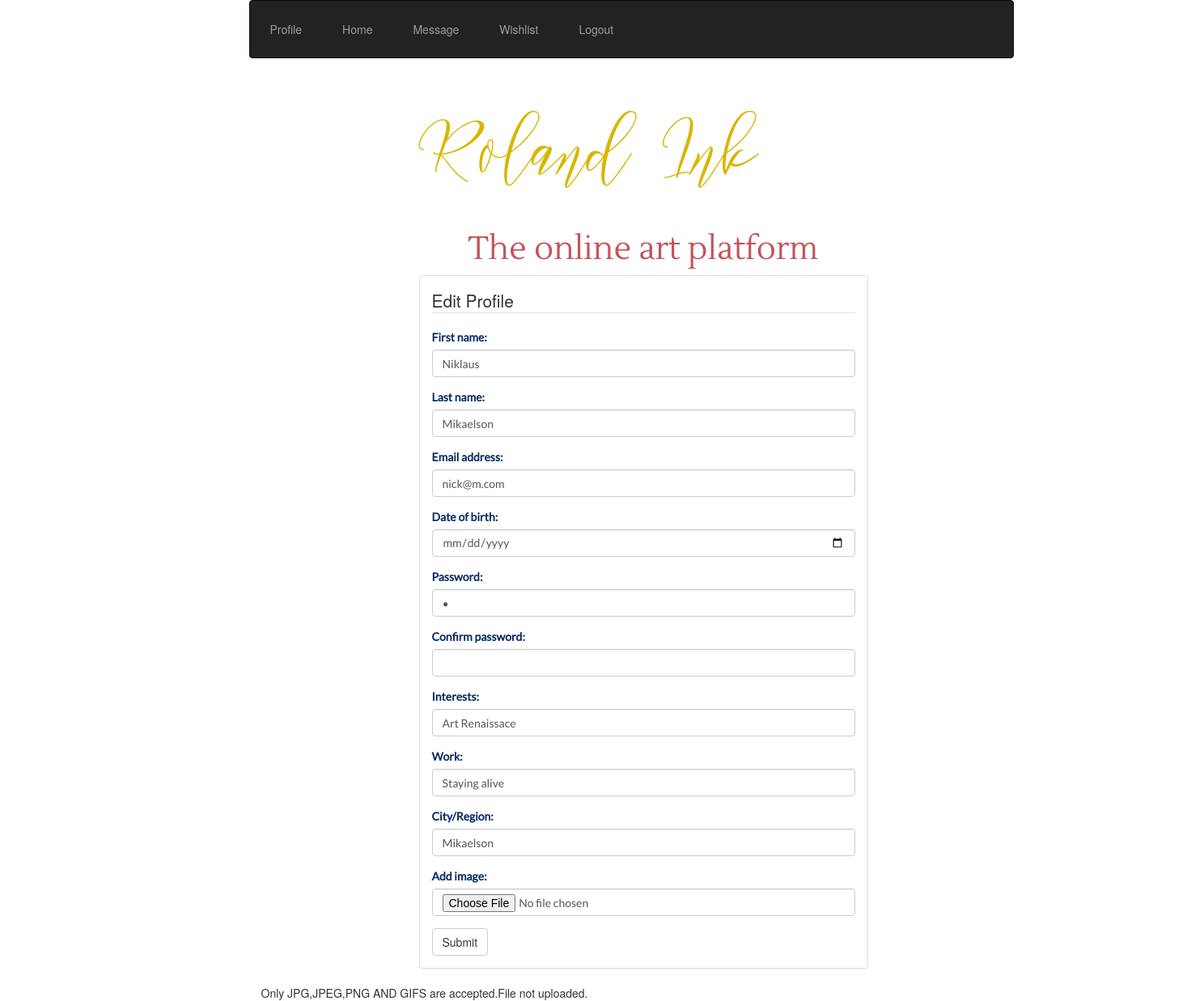
The app's page /admin/editP.php (signed in) with its own data.
### tables this page shows
CREATE TABLE `users` (
  `user_id` int(11) NOT NULL,
  `name` varchar(100) NOT NULL,
  `surname` varchar(100) NOT NULL,
  `password` varchar(100) NOT NULL,
  `birthday` date NOT NULL,
  `email` varchar(100) NOT NULL,
  `image` blob NOT NULL,
  `work` varchar(100) NOT NULL,
  `interests` text NOT NULL,
  `area` varchar(100) NOT NULL
);

### admin/editP.php (the view, shortened to what this page needs)
<?php
	include "conn.php";
?>
<!DOCTYPE html>
<html>
	<head>
		<link rel="stylesheet" type="text/css" href="bootstrap/css/bootstrap.css">
		<link rel="stylesheet" type="text/css" href="style.css">
	</head>
	<body id="home-bod">
		<div class="container">
		<div class="row">
			<div class="col-md-10 col-md-offset-3 col-xs-12">
			<nav class="navbar navbar-inverse">
			    <ul class="nav navbar-nav">
			     <li><a href="profile.php">Profile</a></li>
				<li><a href="home.php">Home</a></li>
				<li><a href="message.php">Message</a></li>
				<li><a href="wishlist.php">Wishlist</a></li>
				<li><a href="logout.php">Logout</a></li>
			    </ul>
			</nav>
			<div class="container" id="container-home">
			<div class="row">
				<div class="col-md-6 col-md-offset-2 col-xs-12">
					<div id="head">
						<h1> <a href="home.php"> Roland Ink</a> </h1>
					</div>
					<h2 id="h2"> The online art platform </h2>
					<div class="panel panel-default">
					<div class="panel-body">
						<form action="editP.php" method="post" enctype="multipart/form-data">
							<fieldset>
								<legend>
									Edit Profile
								</legend>
								<?php
								 $sql = "SELECT * FROM users WHERE name='".$_SESSION['u_name'] ."' ";
								 $result = mysqli_query($conn,$sql);
								 $row = mysqli_fetch_assoc($result);?>
								<div class="form-group">
								<label for="fname">First name:</label>
								<input type="text" class="form-control" name="fname" id="fname" value="<?php
								echo $row["name"];
								?>"/>
							</div>
							<div class="form-group">
								<label for="lname">Last name:</label>
								<input type="text" class="form-control" name="lname" id="lname" value="<?php
								 echo $row["surname"];
								  ?>"/>
							</div>
							<div class="form-group">
								<label for="email1">Email address:</label>
								<input type="email" class="form-control" name="email1" id="email1" value="<?php
								 echo $row["email"];
								  ?>"/>
							</div>
							<div class="form-group">
								<label for="date">Date of birth:</label>
								<input type="date" class="form-control" name="date" id="date" value="<?php
								 echo $row["birthday"];
								  ?>" />
							</div>
							<div class="form-group">
								<label for="pass1">Password:</label>
								<input type="password" class="form-control" name="pass1" id="pass1" value="<?php
								 echo $row["password"];
								  ?>"/>
							</div>
							<div class="form-group">
								<label for="pass2">Confirm password:</label>
								<input type="password" class="form-control" name="pass2" id="pass2" value=""/>
							</div>
							<div class="form-group">
									<label for="item">Interests:</label>
									<input type="text" class="form-control" name="interests" id="interests" value="<?php
								 echo $row["interests"];
								  ?>"/>
								</div>
								<div class="form-group">
									<label for="description">Work:</label>
									<input type="text" class="form-control" name="work" id="work" value="<?php
								 echo $row["work"];
								  ?>"/>
								</div>
								<div class="form-group">
									<label for="price">City/Region:</label>
									<input type="text" class="form-control" name="area" id="area" value="<?php
								 echo $row["surname"];
								  ?>"/>
								</div>
								<div class="form-group">
									<label for="image">Add image:</label>
									<input type="file" class="form-control" name="image" id="image" value="<?php
								 echo $row["image"];
								  ?>"/>
								</div>
								<input type="submit" name="submit" value="Submit" class="btn btn-default"  />
							</fieldset>
						</form>
					</div>
					</div>
				</div>
			</div>
			<?php
			$target_dir="uploads/";
			$target_file = $target_dir . basename($_FILES["image"]["name"]);
			$uploadOk=1;
			$imageFileType = pathinfo($target_file,PATHINFO_EXTENSION);
			if($imageFileType !="jpg"
			&& $imageFileType != "png"
			&& $imageFileType != "jpeg"
			&& $imageFileType !="gif")
			{
				echo " Only JPG,JPEG,PNG AND GIFS  are accepted.";
				$uploadOk=0;
			}
			if($uploadOk==0)
			{
				echo "File not uploaded.";
			}
		?>
		</div>
	</div>
	</div>
	</div>
	</body>
	</html>

### style.css (style rules this page uses)
h1 { font-family: 'Frutilla Script', serif; font-size: 140px; color: #24385d; text-align: left; }
#head a { text-decoration: none; color: #d7b600; }
h2 { font-family: 'Lato-Regular', serif; font-size: 30px; color: #d96d87; }
#h2 { font-family: 'Lustria-Regular', serif; font-size: 40px; color: #c55359; text-align: center; }
.form-group { font-family: 'Lato-Regular', sans-serif; color:#072a5e; font-size:14px; }
.container { z-index: 300; }
li { float: left; padding: 10px; }

### records on screen
users: fname "Niklaus", lname "Mikaelson", email1 "nick@m.com", interests "Art Renaissace", work "Staying alive", area "Mikaelson"
